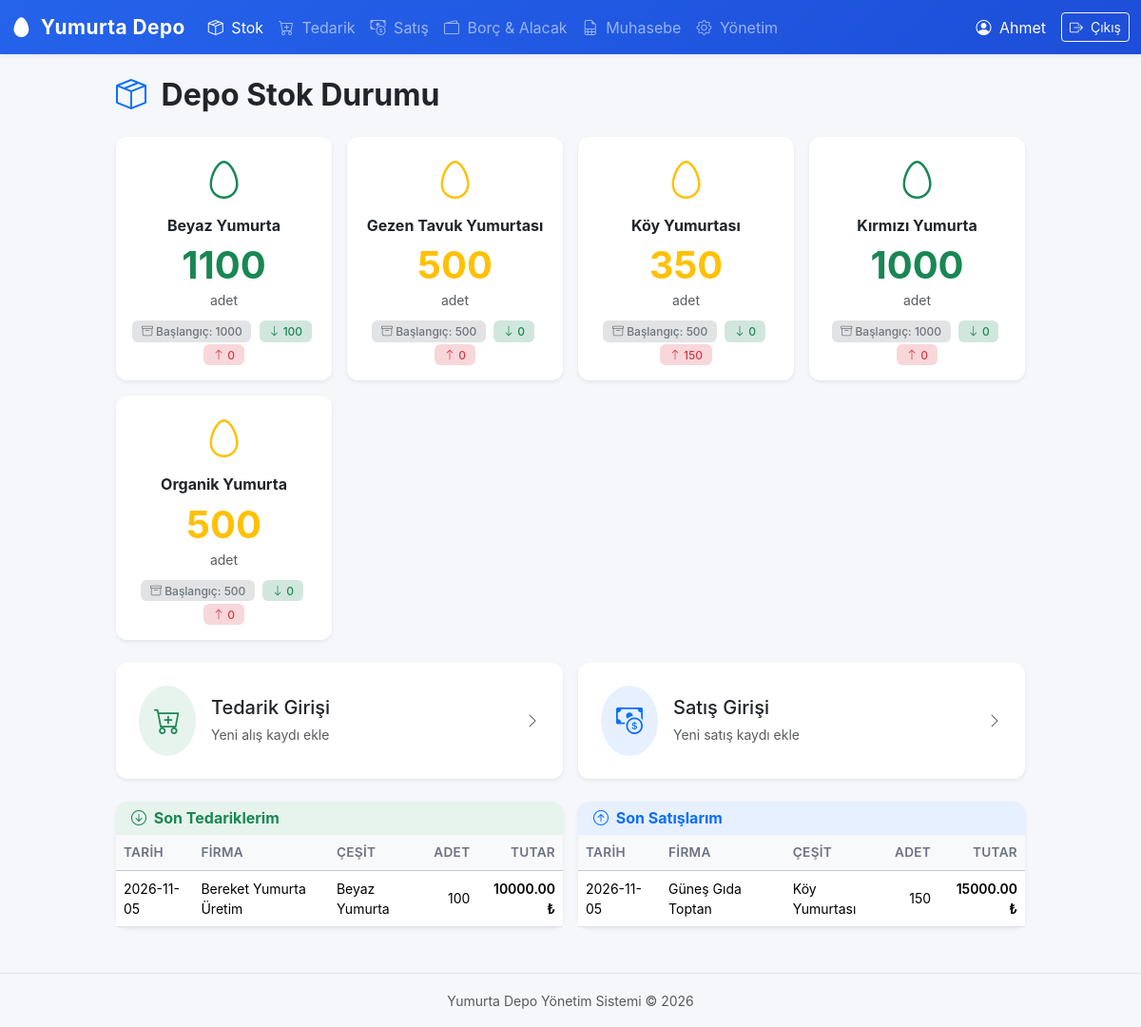
Page / (signed in) on the earlier database version.
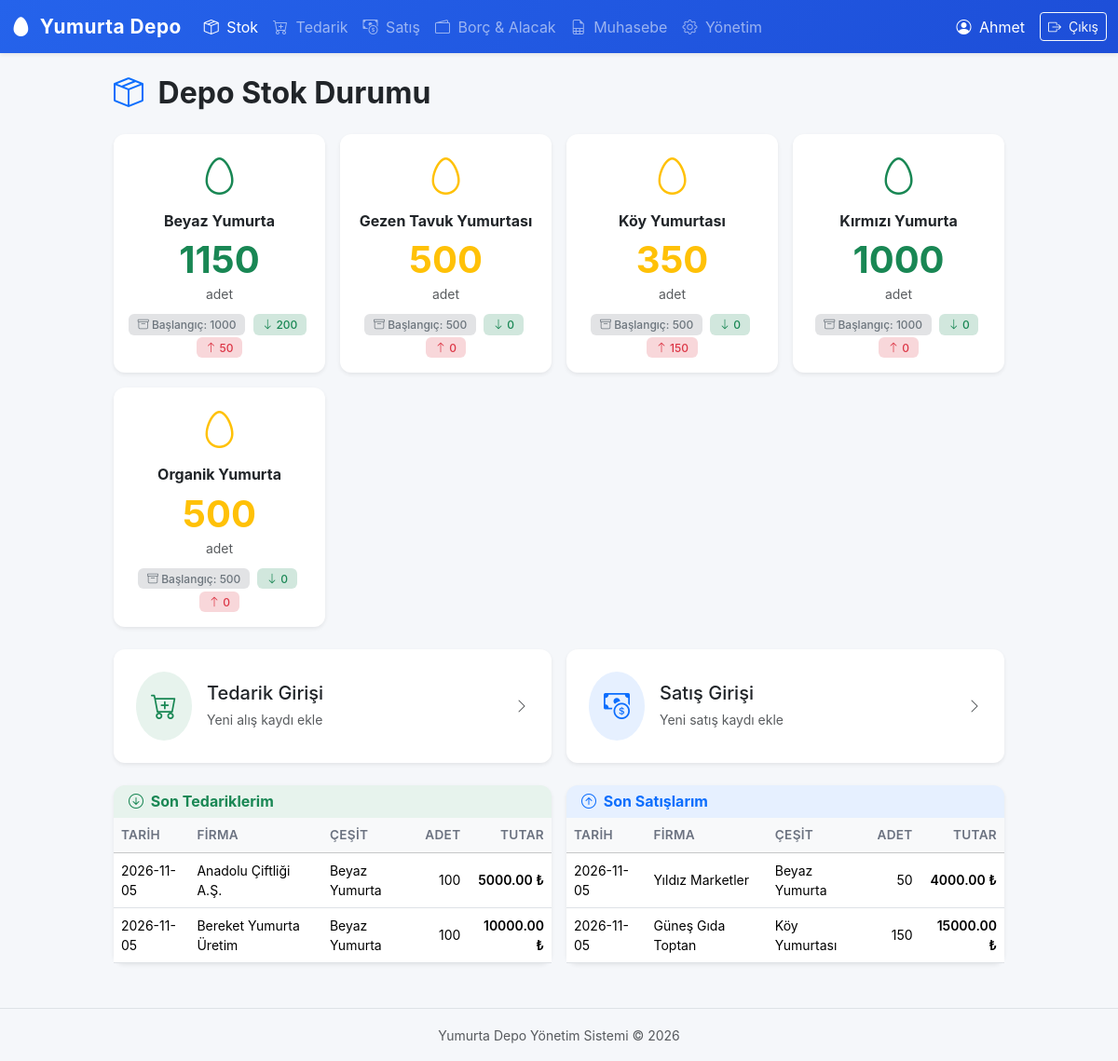
Same page on the later database version.
### tables this page shows
CREATE TABLE egg_types (
            id            INTEGER PRIMARY KEY AUTOINCREMENT,
            name          TEXT    UNIQUE NOT NULL,
            initial_stock INTEGER DEFAULT 0
        );

CREATE TABLE purchases (
            id          INTEGER   PRIMARY KEY AUTOINCREMENT,
            user_id     INTEGER   NOT NULL,
            egg_type_id INTEGER   NOT NULL,
            supplier_id INTEGER   NOT NULL,
            quantity    INTEGER   NOT NULL,
            unit_price  REAL      NOT NULL,
            total_price REAL      NOT NULL,
            date        TEXT      NOT NULL,
            note        TEXT      DEFAULT '',
            created_at  TIMESTAMP DEFAULT CURRENT_TIMESTAMP, paid_amount REAL NOT NULL DEFAULT 0,
            FOREIGN KEY (user_id)     REFERENCES users(id),
            FOREIGN KEY (egg_type_id) REFERENCES egg_types(id),
            FOREIGN KEY (supplier_id) REFERENCES suppliers(id)
        );

CREATE TABLE suppliers (
            id   INTEGER PRIMARY KEY AUTOINCREMENT,
            name TEXT    UNIQUE NOT NULL
        );

CREATE TABLE sales (
            id          INTEGER   PRIMARY KEY AUTOINCREMENT,
            user_id     INTEGER   NOT NULL,
            egg_type_id INTEGER   NOT NULL,
            buyer_id    INTEGER   NOT NULL,
            quantity    INTEGER   NOT NULL,
            unit_price  REAL      NOT NULL,
            total_price REAL      NOT NULL,
            date        TEXT      NOT NULL,
            note        TEXT      DEFAULT '',
            created_at  TIMESTAMP DEFAULT CURRENT_TIMESTAMP, paid_amount REAL NOT NULL DEFAULT 0,
            FOREIGN KEY (user_id)     REFERENCES users(id),
            FOREIGN KEY (egg_type_id) REFERENCES egg_types(id),
            FOREIGN KEY (buyer_id)    REFERENCES buyers(id)
        );

CREATE TABLE buyers (
            id   INTEGER PRIMARY KEY AUTOINCREMENT,
            name TEXT    UNIQUE NOT NULL
        );

### app.py (the view)
@app.route("/")
@login_required
def dashboard():
    stock = db.get_stock()
    conn = db.get_db()
    recent_purchases = conn.execute("""
        SELECT p.*, et.name AS egg_type_name, sup.name AS supplier_name
        FROM purchases p
        JOIN egg_types et  ON et.id  = p.egg_type_id
        JOIN suppliers sup ON sup.id = p.supplier_id
        WHERE p.user_id = ?
        ORDER BY p.created_at DESC LIMIT 5
    """, (session["user_id"],)).fetchall()
    recent_sales = conn.execute("""
        SELECT s.*, et.name AS egg_type_name, b.name AS buyer_name
        FROM sales s
        JOIN egg_types et ON et.id = s.egg_type_id
        JOIN buyers    b  ON b.id  = s.buyer_id
        WHERE s.user_id = ?
        ORDER BY s.created_at DESC LIMIT 5
    """, (session["user_id"],)).fetchall()
    conn.close()
    return render_template(
        "dashboard.html",
        stock=stock,
        recent_purchases=recent_purchases,
        recent_sales=recent_sales,
    )

### templates/dashboard.html (shortened to what this page needs)
{% extends "base.html" %}
{% block content %}
<div class="row justify-content-center">
    <div class="col-lg-10">
        <div class="d-flex justify-content-between align-items-center mb-4">
            <h2 class="fw-bold mb-0">
                <i class="bi bi-box-seam text-primary me-2"></i> Depo Stok Durumu
            </h2>
        </div>
        <div class="row g-3 mb-4">
            {% for item in stock %}
            <div class="col-sm-6 col-md-4 col-lg-3">
                <div class="card h-100 border-0 shadow-sm stock-card">
                    <div class="card-body text-center">
                        <div class="mb-2">
                            <i class="bi bi-egg fs-1
                                {% if item.stock > 500 %}text-success
                                {% elif item.stock > 100 %}text-warning
                                {% elif item.stock > 0 %}text-danger
                                {% else %}text-secondary
                                {% endif %}"></i>
                        </div>
                        <h6 class="card-title fw-bold">{{ item.name }}</h6>
                        <div class="display-6 fw-bold
                            {% if item.stock > 500 %}text-success
                            {% elif item.stock > 100 %}text-warning
                            {% elif item.stock > 0 %}text-danger
                            {% else %}text-secondary
                            {% endif %}">
                            {{ item.stock }}
                        </div>
                        <small class="text-muted">adet</small>
                        <div class="mt-2">
                            {% if item.initial_stock > 0 %}
                            <span class="badge bg-secondary-subtle text-secondary me-1">
                                <i class="bi bi-archive"></i> Başlangıç: {{ item.initial_stock }}
                            </span>
                            {% endif %}
                            <span class="badge bg-success-subtle text-success me-1">
                                <i class="bi bi-arrow-down"></i> {{ item.total_in }}
                            </span>
                            <span class="badge bg-danger-subtle text-danger">
                                <i class="bi bi-arrow-up"></i> {{ item.total_out }}
                            </span>
                        </div>
                    </div>
                </div>
            </div>
            {% endfor %}
        </div>
        <div class="row g-3 mb-4">
            <div class="col-md-6">
                <a href="{{ url_for('tedarik') }}" class="card border-0 shadow-sm text-decoration-none quick-action-card">
                    <div class="card-body d-flex align-items-center p-4">
                        <div class="bg-success bg-opacity-10 rounded-circle p-3 me-3">
                            <i class="bi bi-cart-plus fs-3 text-success"></i>
                        </div>
                        <div>
                            <h5 class="mb-1 text-dark">Tedarik Girişi</h5>
                            <small class="text-muted">Yeni alış kaydı ekle</small>
                        </div>
                        <i class="bi bi-chevron-right ms-auto text-muted"></i>
                    </div>
                </a>
            </div>
            <div class="col-md-6">
                <a href="{{ url_for('satis') }}" class="card border-0 shadow-sm text-decoration-none quick-action-card">
                    <div class="card-body d-flex align-items-center p-4">
                        <div class="bg-primary bg-opacity-10 rounded-circle p-3 me-3">
                            <i class="bi bi-cash-coin fs-3 text-primary"></i>
                        </div>
                        <div>
                            <h5 class="mb-1 text-dark">Satış Girişi</h5>
                            <small class="text-muted">Yeni satış kaydı ekle</small>
                        </div>
                        <i class="bi bi-chevron-right ms-auto text-muted"></i>
                    </div>
                </a>
            </div>
        </div>
        <div class="row g-3">
            <div class="col-md-6">
                <div class="card border-0 shadow-sm">
                    <div class="card-header bg-success bg-opacity-10 border-0">
                        <h6 class="mb-0 fw-bold text-success">
                            <i class="bi bi-arrow-down-circle me-1"></i> Son Tedariklerim
                        </h6>
                    </div>
                    <div class="card-body p-0">
                        {% if recent_purchases %}
                        <div class="table-responsive">
                            <table class="table table-hover mb-0 small">
                                <thead class="table-light">
                                    <tr>
                                        <th>Tarih</th>
                                        <th>Firma</th>
                                        <th>Çeşit</th>
                                        <th class="text-end">Adet</th>
                                        <th class="text-end">Tutar</th>
                                    </tr>
                                </thead>
                                <tbody>
                                    {% for p in recent_purchases %}
                                    <tr>
                                        <td>{{ p.date }}</td>
                                        <td>{{ p.supplier_name }}</td>
                                        <td>{{ p.egg_type_name }}</td>
                                        <td class="text-end">{{ p.quantity }}</td>
                                        <td class="text-end fw-semibold">{{ "%.2f"|format(p.total_price) }} ₺</td>
                                    </tr>
                                    {% endfor %}
                                </tbody>
                            </table>
                        </div>
                        {% else %}
                        <p class="text-muted text-center py-3 mb-0">Henüz tedarik kaydı yok</p>
                        {% endif %}
                    </div>
                </div>
            </div>
            <div class="col-md-6">
                <div class="card border-0 shadow-sm">
                    <div class="card-header bg-primary bg-opacity-10 border-0">
                        <h6 class="mb-0 fw-bold text-primary">
                            <i class="bi bi-arrow-up-circle me-1"></i> Son Satışlarım
                        </h6>
                    </div>
                    <div class="card-body p-0">
                        {% if recent_sales %}
                        <div class="table-responsive">
                            <table class="table table-hover mb-0 small">
                                <thead class="table-light">
                                    <tr>
                                        <th>Tarih</th>
                                        <th>Firma</th>
                                        <th>Çeşit</th>
                                        <th class="text-end">Adet</th>
                                        <th class="text-end">Tutar</th>
                                    </tr>
                                </thead>
                                <tbody>
                                    {% for s in recent_sales %}
                                    <tr>
                                        <td>{{ s.date }}</td>
                                        <td>{{ s.buyer_name }}</td>
                                        <td>{{ s.egg_type_name }}</td>
                                        <td class="text-end">{{ s.quantity }}</td>
                                        <td class="text-end fw-semibold">{{ "%.2f"|format(s.total_price) }} ₺</td>
                                    </tr>
                                    {% endfor %}
                                </tbody>
                            </table>
                        </div>
                        {% else %}
                        <p class="text-muted text-center py-3 mb-0">Henüz satış kaydı yok</p>
                        {% endif %}
                    </div>
                </div>
            </div>
        </div>
    </div>
</div>
{% endblock %}

### templates/base.html (shortened to what this page needs)
<!DOCTYPE html>
<html lang="tr" data-bs-theme="light">
<head>
    <link href="https://cdn.jsdelivr.net/npm/bootstrap@5.3.3/dist/css/bootstrap.min.css" rel="stylesheet">
    <link href="https://cdn.jsdelivr.net/npm/bootstrap-icons@1.11.3/font/bootstrap-icons.min.css" rel="stylesheet">
    <link href="{{ url_for('static', filename='style.css') }}" rel="stylesheet">
</head>
<body>
    {% if session.get('user_id') %}
    <nav class="navbar navbar-expand-lg navbar-dark bg-primary shadow-sm">
        <div class="container-fluid">
            <a class="navbar-brand fw-bold" href="{{ url_for('dashboard') }}">
                <i class="bi bi-egg-fill me-1"></i> Yumurta Depo
            </a>
            <div class="collapse navbar-collapse" id="navbarNav">
                <ul class="navbar-nav me-auto">
                    <li class="nav-item">
                        <a class="nav-link {% if request.endpoint == 'dashboard' %}active{% endif %}"
                           href="{{ url_for('dashboard') }}">
                            <i class="bi bi-box-seam me-1"></i> Stok
                        </a>
                    </li>
                    <li class="nav-item">
                        <a class="nav-link {% if request.endpoint == 'tedarik' %}active{% endif %}"
                           href="{{ url_for('tedarik') }}">
                            <i class="bi bi-cart-plus me-1"></i> Tedarik
                        </a>
                    </li>
                    <li class="nav-item">
                        <a class="nav-link {% if request.endpoint == 'satis' %}active{% endif %}"
                           href="{{ url_for('satis') }}">
                            <i class="bi bi-cash-coin me-1"></i> Satış
                        </a>
                    </li>
                    <li class="nav-item">
                        <a class="nav-link {% if request.endpoint == 'borc_alacak' %}active{% endif %}"
                           href="{{ url_for('borc_alacak') }}">
                            <i class="bi bi-wallet2 me-1"></i> Borç & Alacak
                        </a>
                    </li>
                    <li class="nav-item">
                        <a class="nav-link {% if request.endpoint == 'muhasebe' %}active{% endif %}"
                           href="{{ url_for('muhasebe') }}">
                            <i class="bi bi-file-earmark-spreadsheet me-1"></i> Muhasebe
                        </a>
                    </li>
                    <li class="nav-item">
                        <a class="nav-link {% if request.endpoint == 'yonetim' %}active{% endif %}"
                           href="{{ url_for('yonetim') }}">
                            <i class="bi bi-gear me-1"></i> Yönetim
                        </a>
                    </li>
                </ul>
                <div class="d-flex align-items-center">
                    <span class="text-white me-3">
                        <i class="bi bi-person-circle me-1"></i>
                        {{ session.get('user_name', '') }}
                    </span>
                    <a href="{{ url_for('logout') }}" class="btn btn-outline-light btn-sm">
                        <i class="bi bi-box-arrow-right me-1"></i> Çıkış
                    </a>
                </div>
            </div>
        </div>
    </nav>
    {% endif %}
    <main class="container-fluid py-4 px-3 px-md-4">
        {% block content %}{% endblock %}
    </main>
    <footer class="text-center text-muted py-3 border-top mt-4">
        <small>Yumurta Depo Yönetim Sistemi &copy; 2026</small>
    </footer>
</body>
</html>

Differences in the rows shown:
computed for egg_types "Beyaz Yumurta": stock "1100" → "1150"; total_in "100" → "200"; total_out "0" → "50"
added purchases: date "2026-11-05", supplier_name "Anadolu Çiftliği A.Ş.", egg_type_name "Beyaz Yumurta", quantity "100", total_price "5000.00"
added sales: date "2026-11-05", buyer_name "Yıldız Marketler", egg_type_name "Beyaz Yumurta", quantity "50", total_price "4000.00"
